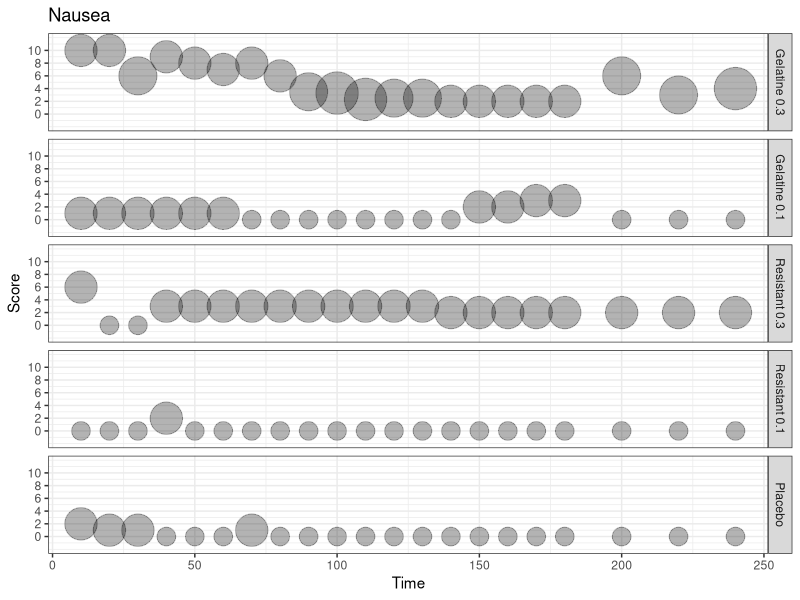
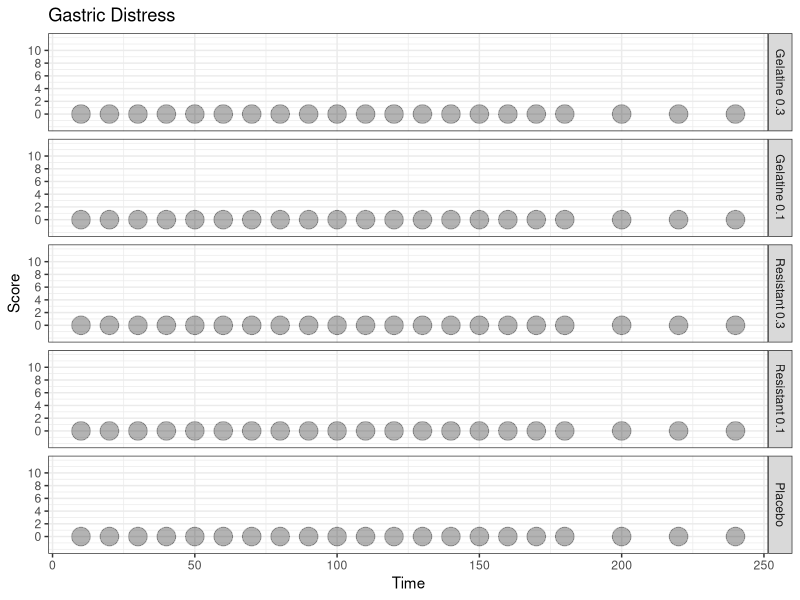
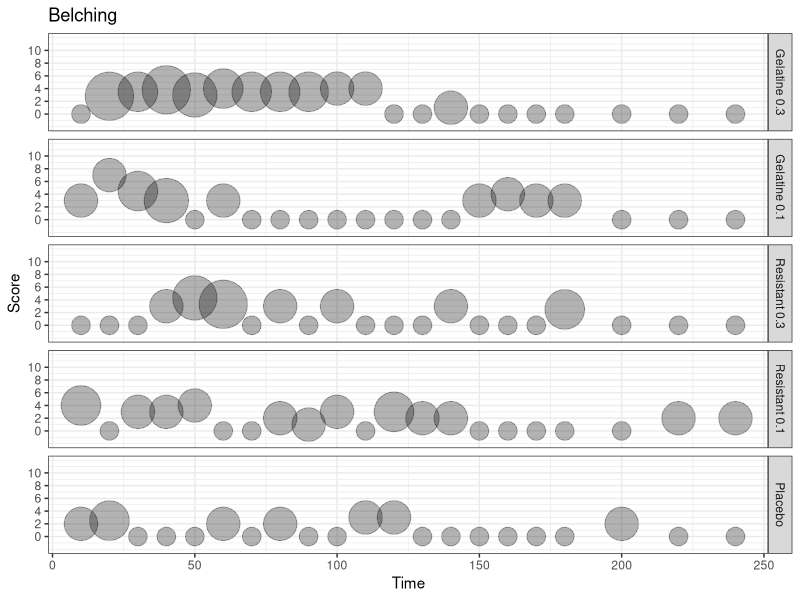
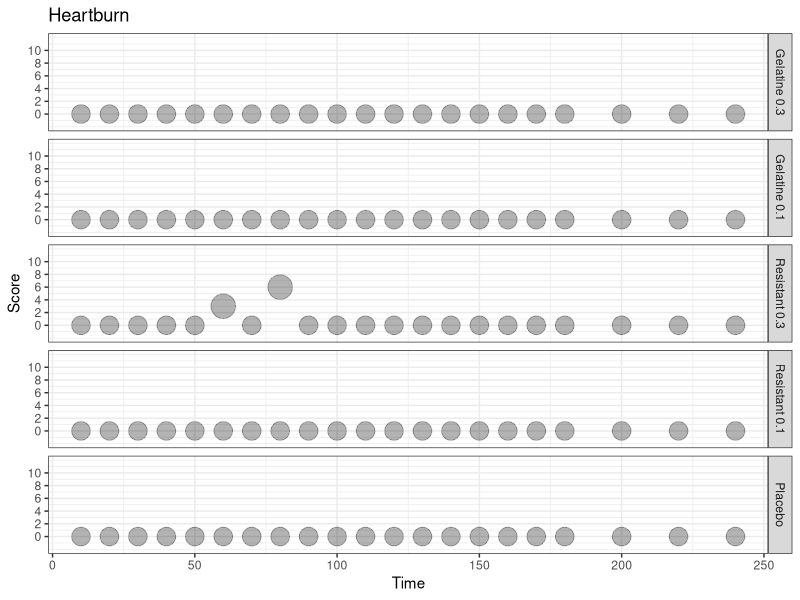
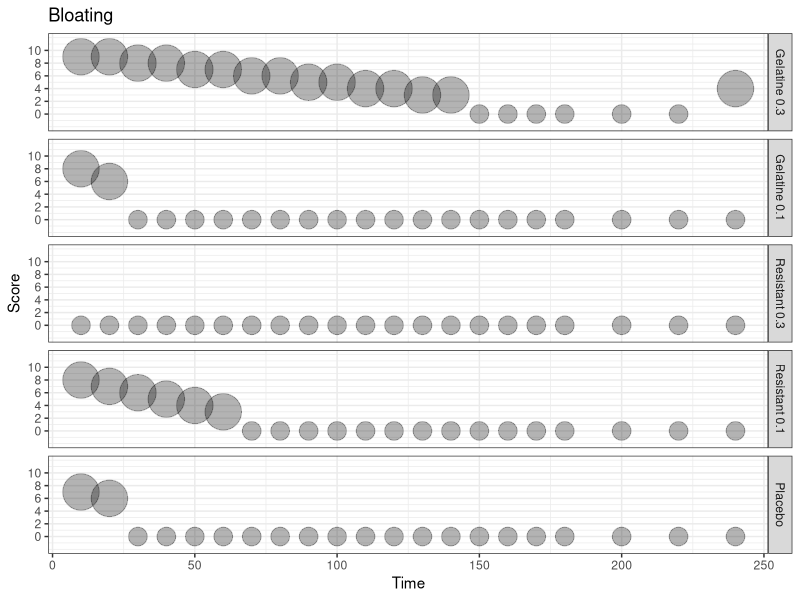
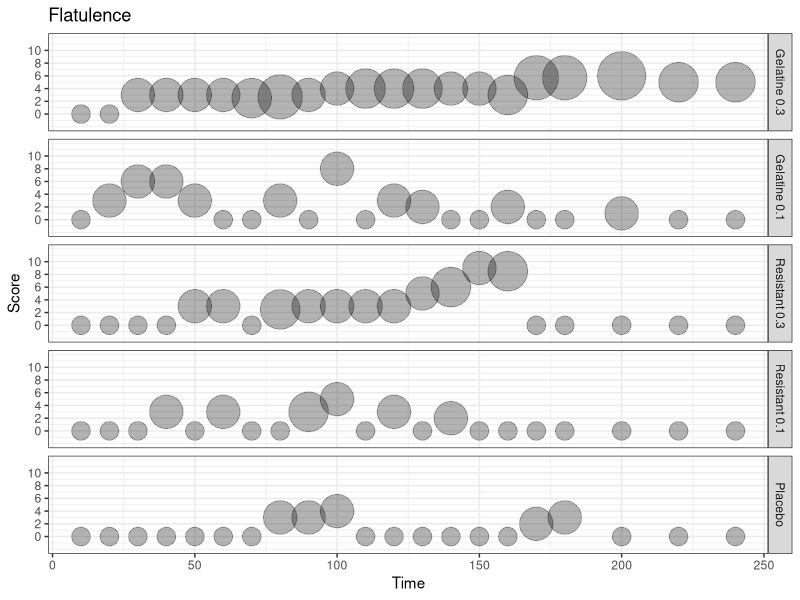
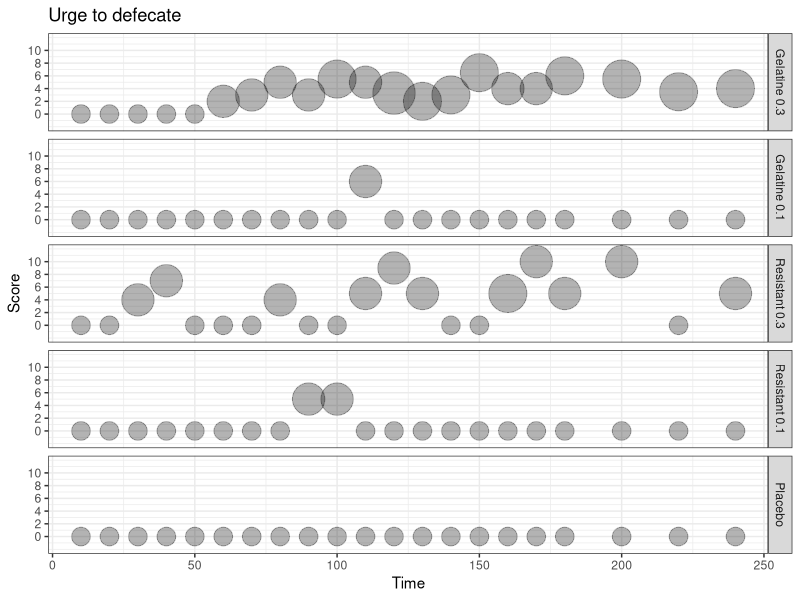
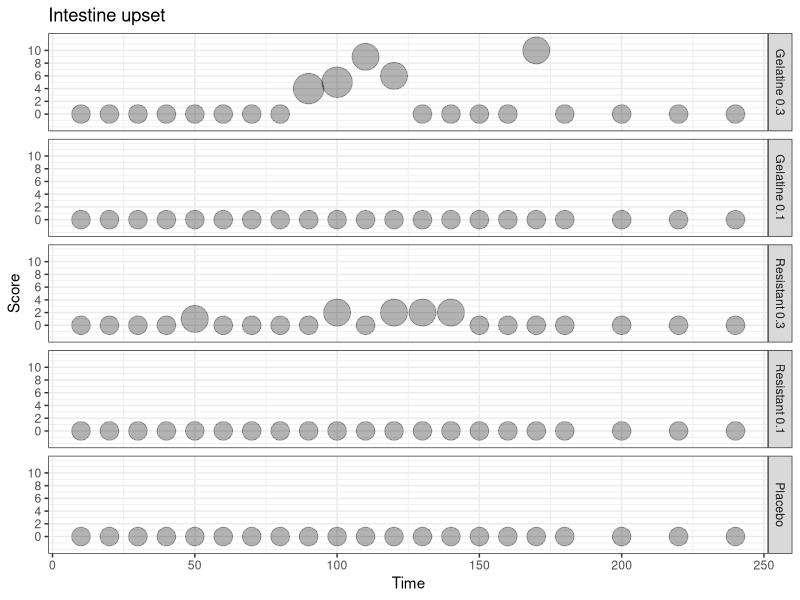

The R source for these figures, in order:
# Libraries
library(tidyverse)

# Load and preprocessing ----------------------------------------------------------------------
data <- read_delim(
  "data_bubleplot_study1.csv",
  delim = ";",
  escape_double = FALSE,
  trim_ws = TRUE
)

# Create condition color
data <-
  data |>
  mutate(Condition = factor(
    Condition,
    levels = c(
      "Gelatine 0.3",
      "Gelatine 0.1",
      "Resistant 0.3",
      "Resistant 0.1",
      "Placebo"
    )
  ))

glimpse(data)

# Basic Bubble plot
# data |>
#   ggplot(aes(
#     x = Time,
#     y = score_nausea,
#     size = size_nausea,
#   )) +
#   geom_point(alpha = 0.3,
#              shape = 21,
#              fill = "black",
#              color = "black") +
#   scale_size(range = c(2, 8),
#              name = "Positive for symptoms") +
#   scale_y_continuous(
#     limits = c(-2, 12),
#     breaks = c(0, 2, 4, 6, 8, 10),
#     labels = c("0", "2", "4", "6", "8", "10")
#   ) +
#   ylab("Score") +
#   xlab("Time") +
#   theme_bw() +
#   theme(
#     legend.position = "none"
#   ) +
#   facet_grid(Condition ~ .)

# all vars plots ------------------------------------------------------------------------------
# Nausea
nausea <-
  data |>
  ggplot(aes(x = Time,
             y = score_nausea,
             size = size_nausea)) +
  geom_point(
    alpha = 0.3,
    shape = 21,
    fill = "black",
    color = "black"
  ) +
  scale_size(range = c(6, 14),
             name = "Positive for symptoms") +
  scale_y_continuous(
    limits = c(-2, 12),
    breaks = c(0, 2, 4, 6, 8, 10),
    labels = c("0", "2", "4", "6", "8", "10")
  ) +
  ylab("Score") +
  xlab("Time") +
  labs(title = "Nausea") +
  theme_bw() +
  theme(legend.position = "none") +
  facet_grid(Condition ~ .)

nausea

# Gastric Distress
gastric_distress <-
  data |>
  ggplot(aes(x = Time,
             y = score_gatric_distress,
             size = size_gatric_distress)) +
  geom_point(
    alpha = 0.3,
    shape = 21,
    fill = "black",
    color = "black"
  ) +
  scale_size(range = c(6, 6),
             name = "Positive for symptoms") +
  scale_y_continuous(
    limits = c(-2, 12),
    breaks = c(0, 2, 4, 6, 8, 10),
    labels = c("0", "2", "4", "6", "8", "10")
  ) +
  ylab("Score") +
  xlab("Time") +
  labs(title = "Gastric Distress") +
  theme_bw() +
  theme(legend.position = "none") +
  facet_grid(Condition ~ .)

gastric_distress

# Belching
bealching <-
  data |>
  ggplot(aes(x = Time,
             y = score_belching,
             size = size_belching)) +
  geom_point(
    alpha = 0.3,
    shape = 21,
    fill = "black",
    color = "black"
  ) +
  scale_size(range = c(6, 16),
             name = "Positive for symptoms") +
  scale_y_continuous(
    limits = c(-2, 12),
    breaks = c(0, 2, 4, 6, 8, 10),
    labels = c("0", "2", "4", "6", "8", "10")
  ) +
  ylab("Score") +
  xlab("Time") +
  labs(title = "Belching")+
  theme_bw() +
  theme(legend.position = "none") +
  facet_grid(Condition ~ .)

bealching

# Heartburn
heartburn <-
  data |>
  ggplot(aes(x = Time,
             y = score_heartnurn,
             size = size_heartnurn)) +
  geom_point(
    alpha = 0.3,
    shape = 21,
    fill = "black",
    color = "black"
  ) +
  scale_size(range = c(6, 8),
             name = "Positive for symptoms") +
  scale_y_continuous(
    limits = c(-2, 12),
    breaks = c(0, 2, 4, 6, 8, 10),
    labels = c("0", "2", "4", "6", "8", "10")
  ) +
  ylab("Score") +
  xlab("Time") +
  labs(title = "Heartburn")+
  theme_bw() +
  theme(legend.position = "none") +
  facet_grid(Condition ~ .)

heartburn

# Bloating
bloating <-
  data |>
  ggplot(aes(x = Time,
             y = score_bloating,
             size = size_bloating)) +
  geom_point(
    alpha = 0.3,
    shape = 21,
    fill = "black",
    color = "black"
  ) +
  scale_size(range = c(6, 12),
             name = "Positive for symptoms") +
  scale_y_continuous(
    limits = c(-2, 12),
    breaks = c(0, 2, 4, 6, 8, 10),
    labels = c("0", "2", "4", "6", "8", "10")
  ) +
  ylab("Score") +
  xlab("Time") +
  labs(title = "Bloating") +
  theme_bw() +
  theme(legend.position = "none") +
  facet_grid(Condition ~ .)

bloating

# Flatulence
flatulence <-
  data |>
  ggplot(aes(x = Time,
             y = score_flatulence,
             size = size_flatulence)) +
  geom_point(
    alpha = 0.3,
    shape = 21,
    fill = "black",
    color = "black"
  ) +
  scale_size(range = c(6, 16),
             name = "Positive for symptoms") +
  scale_y_continuous(
    limits = c(-2, 12),
    breaks = c(0, 2, 4, 6, 8, 10),
    labels = c("0", "2", "4", "6", "8", "10")
  ) +
  ylab("Score") +
  xlab("Time") +
  labs(title = "Flatulence") +
  theme_bw() +
  theme(legend.position = "none") +
  facet_grid(Condition ~ .)

flatulence

# Urge to defecate
urge_defecate <-
  data |>
  ggplot(aes(x = Time,
             y = score_urge_defecate,
             size = size_urge_defecate)) +
  geom_point(
    alpha = 0.3,
    shape = 21,
    fill = "black",
    color = "black"
  ) +
  scale_size(range = c(6, 14),
             name = "Positive for symptoms") +
  scale_y_continuous(
    limits = c(-2, 12),
    breaks = c(0, 2, 4, 6, 8, 10),
    labels = c("0", "2", "4", "6", "8", "10")
  ) +
  ylab("Score") +
  xlab("Time") +
  labs(title = "Urge to defecate") +
  theme_bw() +
  theme(legend.position = "none") +
  facet_grid(Condition ~ .)

urge_defecate

# Intestine upset
intestine_upset <-
  data |>
  ggplot(aes(x = Time,
             y = score_intestine_upset,
             size = size_intestine_upset)) +
  geom_point(
    alpha = 0.3,
    shape = 21,
    fill = "black",
    color = "black"
  ) +
  scale_size(range = c(6, 10),
             name = "Positive for symptoms") +
  scale_y_continuous(
    limits = c(-2, 12),
    breaks = c(0, 2, 4, 6, 8, 10),
    labels = c("0", "2", "4", "6", "8", "10")
  ) +
  ylab("Score") +
  xlab("Time") +
  labs(title = "Intestine upset") +
  theme_bw() +
  theme(legend.position = "none") +
  facet_grid(Condition ~ .)

intestine_upset

# Dizziness
dizziness <-
  data |>
  ggplot(aes(x = Time,
             y = score_dizziness,
             size = size_dizziness)) +
  geom_point(
    alpha = 0.3,
    shape = 21,
    fill = "black",
    color = "black"
  ) +
  scale_size(range = c(6, 8),
             name = "Positive for symptoms") +
  scale_y_continuous(
    limits = c(-2, 12),
    breaks = c(0, 2, 4, 6, 8, 10),
    labels = c("0", "2", "4", "6", "8", "10")
  ) +
  ylab("Score") +
  xlab("Time") +
  labs(title = "Dizziness") +
  theme_bw() +
  theme(legend.position = "none") +
  facet_grid(Condition ~ .)

dizziness

# Headache
headache <-
  data |>
  ggplot(aes(x = Time,
             y = score_headache,
             size = size_headache)) +
  geom_point(
    alpha = 0.3,
    shape = 21,
    fill = "black",
    color = "black"
  ) +
  scale_size(range = c(6, 16),
             name = "Positive for symptoms") +
  scale_y_continuous(
    limits = c(-2, 12),
    breaks = c(0, 2, 4, 6, 8, 10),
    labels = c("0", "2", "4", "6", "8", "10")
  ) +
  ylab("Score") +
  xlab("Time") +
  labs(title = "Headache") +
  theme_bw() +
  theme(legend.position = "none") +
  facet_grid(Condition ~ .)

headache

# layout --------------------------------------------------------------------------------------
library(patchwork)

plot <-
  (nausea + gastric_distress) / (bealching + heartburn) / (bloating + flatulence) /
  (urge_defecate + intestine_upset) / (dizziness + headache)

ggsave(
  filename = "plot.png",
  width = 20,
  height = 35,
  dpi = 600,
  limitsize = FALSE
)

plot_legend <-
  (nausea + gastric_distress) / (bealching + heartburn) / (bloating + flatulence) /
  (urge_defecate + intestine_upset) / (dizziness + headache)

ggsave(
  filename = "plot_legend.png",
  width = 20,
  height = 35,
  dpi = 600,
  limitsize = FALSE
)



